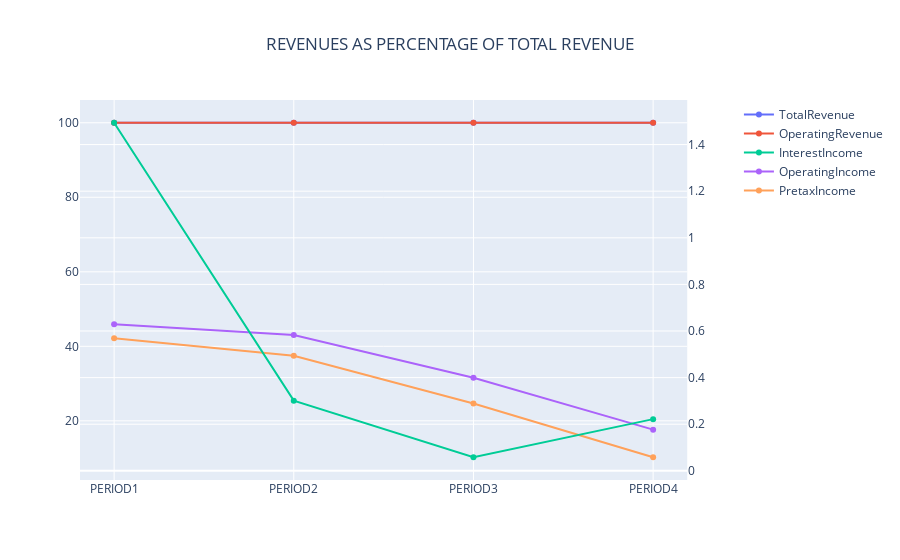

This figure's notebook cell:
### Code cell
fig2 = make_subplots(specs=[[{"secondary_y": True}]])
fig2.update_layout(title="REVENUES AS PERCENTAGE OF TOTAL REVENUE (dual axis)", title_x=0.5,)

for i in income_stmt_items_rev:
    if i in ['GainOnSaleOfSecurity', 'InterestIncome']: 
        sec = True 
    else: 
        sec = False

    fig2.add_trace(
        go.Scatter(y=out_rev.loc[i], x=out_rev.columns, name=i),
        secondary_y=sec,
    )

fig2.show()

### Figure 1 — Plotly figure (JSON) as saved in the notebook; plotly's stock layout.template omitted (floating-point values rounded to 4 significant figures)
{"data": [{"name": "TotalRevenue", "type": "scatter", "x": ["PERIOD1", "PERIOD2", "PERIOD3", "PERIOD4"], "xaxis": "x", "y": [100, 100, 100, 100], "yaxis": "y"}, {"name": "OperatingRevenue", "type": "scatter", "x": ["PERIOD1", "PERIOD2", "PERIOD3", "PERIOD4"], "xaxis": "x", "y": [100, 100, 100, 100], "yaxis": "y"}, {"name": "InterestIncome", "type": "scatter", "x": ["PERIOD1", "PERIOD2", "PERIOD3", "PERIOD4"], "xaxis": "x", "y": [1.494, 0.3012, 0.05829, 0.2219], "yaxis": "y2"}, {"name": "OperatingIncome", "type": "scatter", "x": ["PERIOD1", "PERIOD2", "PERIOD3", "PERIOD4"], "xaxis": "x", "y": [45.93, 43.01, 31.57, 17.63], "yaxis": "y"}, {"name": "PretaxIncome", "type": "scatter", "x": ["PERIOD1", "PERIOD2", "PERIOD3", "PERIOD4"], "xaxis": "x", "y": [42.15, 37.45, 24.64, 10.23], "yaxis": "y"}], "layout": {"title": {"text": "REVENUES AS PERCENTAGE OF TOTAL REVENUE", "x": 0.5}, "xaxis": {"anchor": "y", "domain": [0, 0.94]}, "yaxis": {"anchor": "x", "domain": [0, 1]}, "yaxis2": {"anchor": "x", "overlaying": "y", "side": "right"}}}
